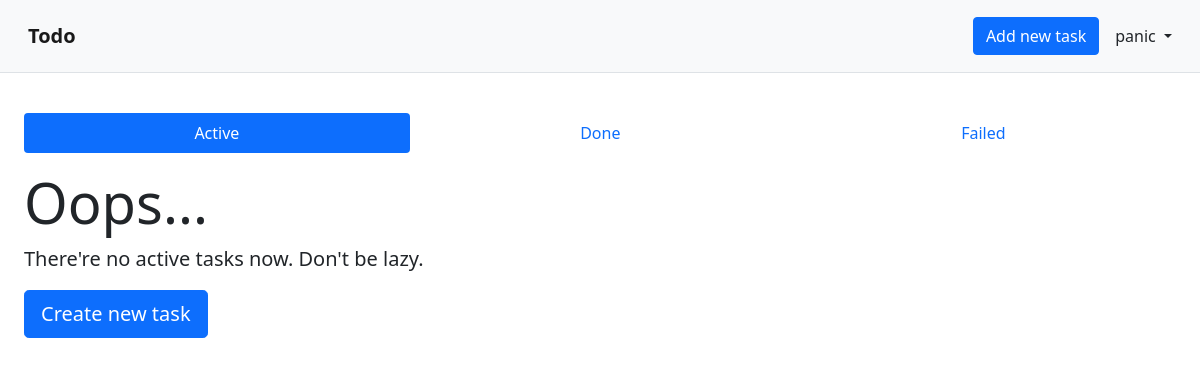
The app's page /tasks/ (signed in), older data.
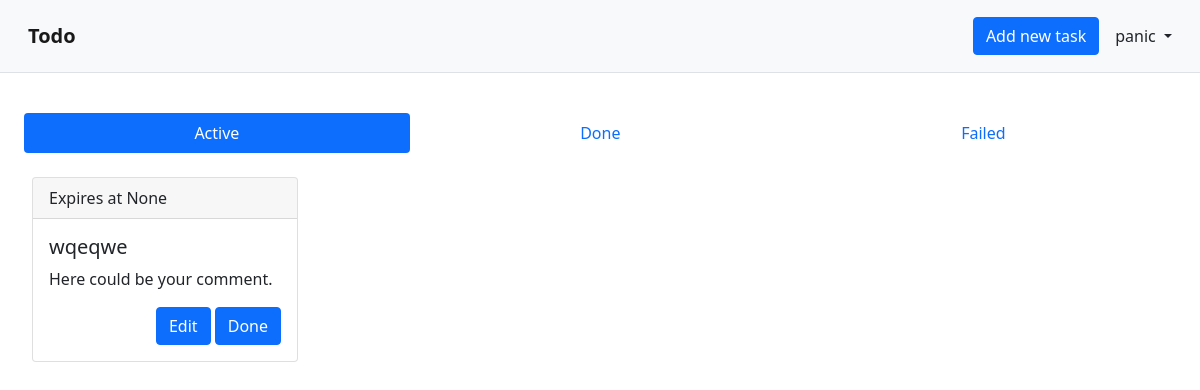
The same page, newer data.
### accounts/models.py (models this page shows)
class User(AbstractUser):
    pass

### tasks/models.py (models this page shows, shortened)
class Task(models.Model):
    title = models.CharField(max_length=50)
    author = models.ForeignKey(
        settings.AUTH_USER_MODEL,
        on_delete=models.CASCADE
    )
    comment = models.CharField(max_length=100, blank=True)
    create_date = models.DateTimeField(auto_now_add=True)
    expire_date = models.DateTimeField(blank=True, null=True)
    done = models.BooleanField(default=False)
    done_date = models.DateTimeField(default=None, null=True)
    @property
    def active(self):
        return (
            not self.done and
            (self.expire_date is None or (timezone.now() <= self.expire_date))
        )
    @property
    def failed(self):
        return not (self.done or self.active)

### tasks/views.py (the view)
# urls.py: path('', views.TaskIndexView.as_view(), name='index'),
class TaskIndexView(
    LoginRequiredMixin, TemplateView
):
    template_name = 'tasks/index.html'
    def get_context_data(self, **kwargs):
        context = super().get_context_data(**kwargs)
        all_tasks = Task.objects.all().order_by('-create_date')
        context['active_tasks'] = [t for t in all_tasks if t.active]
        context['done_tasks'] = Task.objects.filter(done=True).order_by('-done_date')
        context['failed_tasks'] = [t for t in all_tasks if t.failed]
        return context

### tasks/templates/tasks/index.html (shortened to what this page needs)
{% extends 'base.html' %}
{% load crispy_forms_tags %}
{% block header %} {% include 'header.html' %} {% endblock header %}
{% block content %}
<nav class="nav nav-pills flex-column flex-sm-row mb-3">
  <button class="flex-sm-fill text-sm-center nav-link active" id="tasks-active-tab" data-bs-toggle="pill"
    data-bs-target="#tasks-active" type="button" role="tab" aria-controls="tasks-active"
    aria-selected="true">Active</button>
  <button class="flex-sm-fill text-sm-center nav-link" id="tasks-done-tab" data-bs-toggle="pill"
    data-bs-target="#tasks-done" type="button" role="tab" aria-controls="tasks-done" aria-selected="false">Done</button>
  <button class="flex-sm-fill text-sm-center nav-link" id="tasks-failed-tab" data-bs-toggle="pill"
    data-bs-target="#tasks-failed" type="button" role="tab" aria-controls="tasks-failed"
    aria-selected="false">Failed</button>
</nav>
<div class="tab-content" id="pills-tabContent">
  <div class="tab-pane fade show active" id="tasks-active" role="tabpanel" aria-labelledby="tasks-active-tab">
    {% if active_tasks|length == 0 %}
    <div class="jumbotron align-self-center">
      <h2 class="display-4">Oops...</h2>
      <p class="lead">There're no active tasks now. Don't be lazy.</p>
      <p class="lead">
        <a class="btn btn-primary btn-lg" href="{% url 'tasks:create' %}" role="button">Create new task</a>
      </p>
    </div>
    {% else %}
      <div class="container-fluid">
        <div class="row col-3">
          {% for task in active_tasks %}
            <div class="col-sm p-2 vw-30 vh-30">
              <div class="card">
                <div class="card-header">
                  Expires at {{ task.expire_date }}
                </div>
                <div class="card-body">
                  <h5 class="card-title">{{ task.title }}</h5>
                  <p class="card-text">
                    {% if task.comment %}
                      {{ task.comment }}
                    {% else %}
                      Here could be your comment.
                    {% endif %}
                  </p>
                  <div class="d-flex">
                    <div class="ms-auto">
                      <form action="{% url 'tasks:done' task.id %}" method="post">
                        <a href="{% url 'tasks:update' task.id %}" class="btn btn-primary">Edit</a>
                        <button class="btn btn-primary" type="submit">Done</button>
                      </form>
                    </div>
                  </div>
                </div>
              </div>
            </div>
          {% endfor %}
        </div>
      </div>
    {% endif %}
  </div>
</div>
{% endblock content %}

### templates/base.html (shortened to what this page needs)
<!doctype html>
<html>
    <head>
        <link href="https://cdn.jsdelivr.net/gh/Eonasdan/tempus-dominus@master/dist/css/tempus-dominus.css" rel="stylesheet">
        <link rel="stylesheet" href="https://cdn.jsdelivr.net/npm/bootstrap-icons@1.8.1/font/bootstrap-icons.css">
        <link href="https://cdn.jsdelivr.net/npm/bootstrap@5.1.3/dist/css/bootstrap.min.css" rel="stylesheet">
    </head>
    <body>
        {% block header %}{% endblock header %}
        <main>
            <div class="container-fluid p-4">
                {% block content %}
                {% endblock content %}
            </div>
        </main>
    </body>
</html>

### templates/header.html (shortened to what this page needs)
<header class="navbar navbar-expand navbar-light bg-light p-3 mb-3 border-bottom">
    <nav class="container-fluid flex-wrap">
        <a class="navbar-brand fw-bold" href="{% url 'tasks:index' %}">Todo</a>
        <div class="collapse navbar-collapse" id="navbarSupportedContent">
            {% if user.is_authenticated %}
            <div id="addTask"></div>
            <div class="dropdown">
                <a href="#" class="d-block link-dark text-decoration-none dropdown-toggle" id="dropdownUser1" data-bs-toggle="dropdown" aria-expanded="false">
                {{ user.username }}
                </a>
            </div>
            {% else %}
            <div class="ms-auto">
                <a href="{% url 'login' %}" class="btn btn-outline-primary me-2">Log in</a>
                <a href="{% url 'signup' %}" class="btn btn-primary">Sign up</a>
            </div>
            {% endif %}
        </div>
    </nav>
</header>

Row changes from the older to the newer data that the page shows:
added Task: expire_date "None", title "wqeqwe", comment "Here could be your comment."
Text that changed along with them:
text no longer shown: "Oops... There're no active tasks now. Don't be lazy. Create new task"
